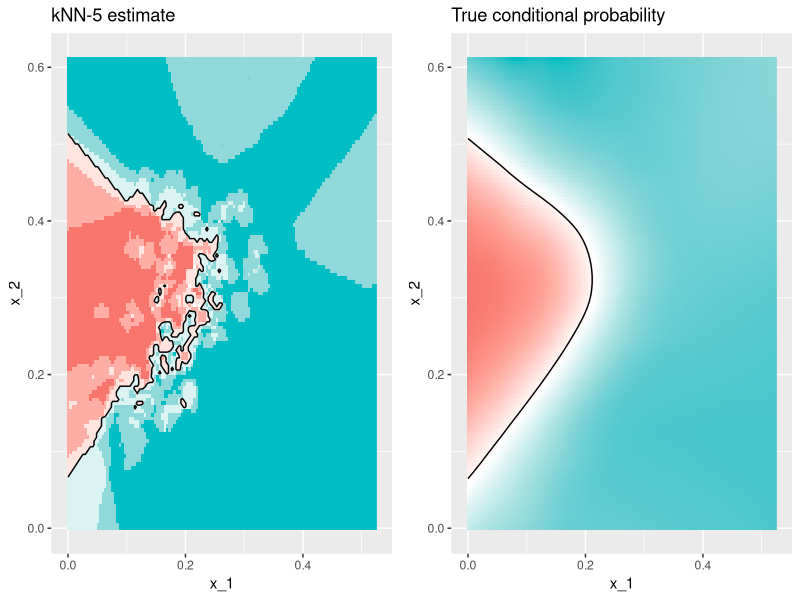
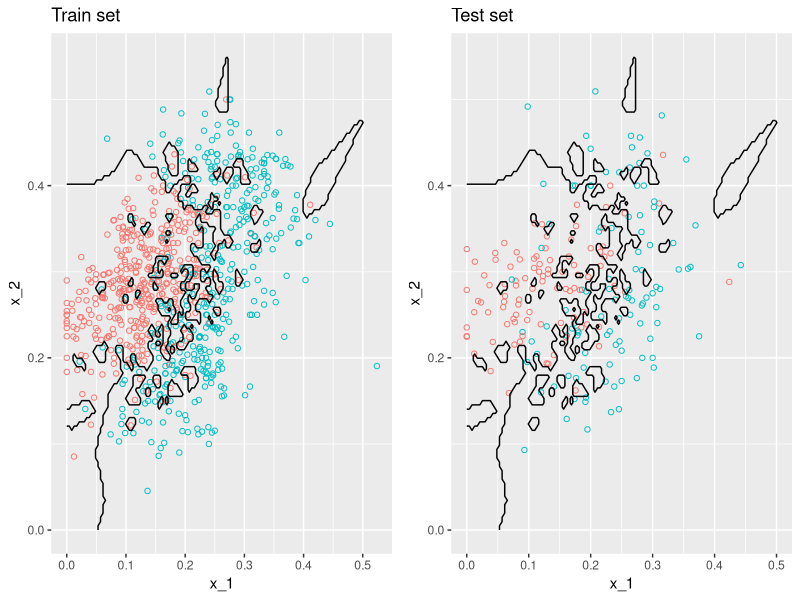
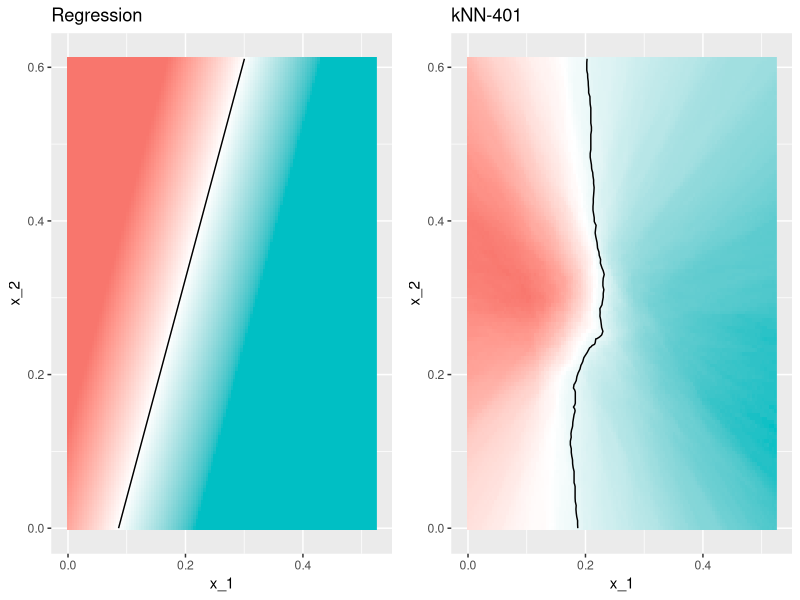
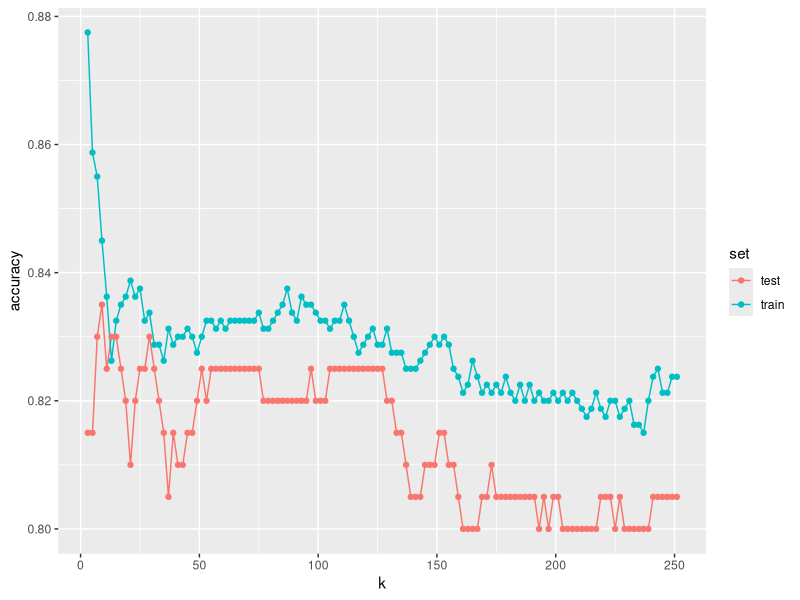

The R source for these figures, in order: (Note: this script raises an error after producing the figures.)
## ---- chunk 1
library(dslabs)
library(caret)
knn_fit <- knn3(y ~ ., data = mnist_27$train, k = 5)
## ---- chunk 2
y_hat_knn <- predict(knn_fit, mnist_27$test, type = "class")
## ---- chunk 3
mean(y_hat_knn == mnist_27$test$y)
## ---- chunk 4
# We use this function to plot the estimated conditional probabilities
plot_cond_prob <- function(p_hat = NULL){
  tmp <- mnist_27$true_p
  if (!is.null(p_hat)) {
    tmp <- mutate(tmp, p = p_hat)
  }
  tmp |> ggplot(aes(x_1, x_2, z = p)) +
  geom_raster(aes(fill = p), show.legend = FALSE) +
  scale_fill_gradientn(colors = c("#F8766D", "white", "#00BFC4")) +
  stat_contour(breaks = c(0.5), color = "black")
}
## ---- chunk 5
library(tidyverse)
p1 <- plot_cond_prob() + ggtitle("True conditional probability")

p2 <- plot_cond_prob(predict(knn_fit, mnist_27$true_p)[,2]) +
  ggtitle("kNN-5 estimate")
library(gridExtra)

grid.arrange(p2, p1, nrow = 1)
## ---- chunk 6
y_hat_knn <- predict(knn_fit, mnist_27$train, type = "class")
mean(y_hat_knn == mnist_27$train$y)

y_hat_knn <- predict(knn_fit, mnist_27$test, type = "class")
mean(y_hat_knn == mnist_27$test$y)
## ---- chunk 7
knn_fit_1 <- knn3(y ~ ., data = mnist_27$train, k = 1)
y_hat_knn_1 <- predict(knn_fit_1, mnist_27$train, type = "class")
mean(y_hat_knn_1 == mnist_27$train$y)
## ---- chunk 8
y_hat_knn_1 <- predict(knn_fit_1, mnist_27$test, type = "class")
mean(y_hat_knn_1 == mnist_27$test$y)
## ---- chunk 9
tmp <- mnist_27$true_p
tmp$knn <- predict(knn_fit_1, newdata = mnist_27$true_p)[,2]
p1 <- tmp |>
  ggplot() +
  geom_point(data = mnist_27$train, aes(x_1, x_2, color = y),
             pch = 21, show.legend = FALSE) +
  scale_fill_gradientn(colors = c("#F8766D","white","#00BFC4")) +
  stat_contour(aes(x_1, x_2, z = knn), breaks = c(0.5), color = "black") +
  ggtitle("Train set")

p2 <- tmp |>
  ggplot() +
  geom_point(data = mnist_27$test, aes(x_1, x_2, color = y), 
             pch = 21, show.legend = FALSE) +
  scale_fill_gradientn(colors = c("#F8766D","white","#00BFC4")) +
  stat_contour(aes(x_1, x_2, z = knn), breaks = c(0.5), color = "black") +
  ggtitle("Test set")

grid.arrange(p1, p2, nrow = 1)
## ---- chunk 10
knn_fit_401 <- knn3(y ~ ., data = mnist_27$train, k = 401)
y_hat_knn_401 <- predict(knn_fit_401, mnist_27$test, type = "class")
mean(y_hat_knn_401 == mnist_27$test$y)
## ---- chunk 11
fit_lm <- lm(y ~ ., data = mutate(mnist_27$train, y=y == "7"))
p_hat <- predict(fit_lm, newdata = mnist_27$true_p)
p_hat <- scales::squish(p_hat, c(0, 1))
p1 <- plot_cond_prob(p_hat) +
  ggtitle("Regression")

p2 <- plot_cond_prob(predict(knn_fit_401, mnist_27$true_p)[,2]) +
  ggtitle("kNN-401")
  
grid.arrange(p1, p2, nrow = 1)
## ---- chunk 12
ks <- seq(3, 251, 2)
accuracy <- sapply(ks, function(k){
  fit <- knn3(y ~ ., data = mnist_27$train, k = k)
  
  y_hat <- predict(fit, mnist_27$train, type = "class")
  cm_train <- confusionMatrix(y_hat, mnist_27$train$y)
  train_error <- cm_train$overall[["Accuracy"]]
  
  y_hat <- predict(fit, mnist_27$test, type = "class")
  cm_test <- confusionMatrix(y_hat, mnist_27$test$y)
  test_error <- cm_test$overall[["Accuracy"]]
  
  c(train = train_error, test = test_error)
})
## ---- chunk 13
data.frame(k = ks, train = accuracy["train",], test = accuracy["test",]) |>
  pivot_longer(-k, values_to = "accuracy", names_to = "set") |>
  mutate(set = factor(set, levels = c("test", "train"))) |>
  ggplot(aes(k, accuracy, color = set)) + 
  geom_line() +
  geom_point() 
## ---- chunk 14
if (knitr::is_html_output()) {
  knitr::opts_chunk$set(out.width = "500px",
                        out.extra = 'style="display: block; margin-left: auto; margin-right: auto; background-color: #000; padding:3px;"')
} else{
  knitr::opts_chunk$set(out.width = "35%")
}
## ---- chunk 15
knitr::include_graphics("img/cv-1.png")
## ---- chunk 16
knitr::include_graphics("img/cv-3.png")
## ---- chunk 17
knitr::include_graphics("img/cv-4.png")
## ---- chunk 18
knitr::include_graphics("img/cv-5.png")
## ---- chunk 19
knitr::include_graphics("img/cv-6.png")
## ---- chunk 20
knitr::include_graphics("img/cv-7.png")
## ---- chunk 21
knitr::include_graphics("img/cv-8.png")
## ---- chunk 22
knitr::opts_chunk$set(out.width = "70%", out.extra = NULL)
## ---- chunk 23
set.seed(2023-11-30)
boot <- train(y ~ ., method = "knn", tuneGrid = data.frame(k=ks), 
              data = mnist_27$train, 
              trControl = trainControl(number = 100))
cv <- train(y ~ ., method = "knn", 
            tuneGrid = data.frame(k = ks), 
            data = mnist_27$train,
            trControl = trainControl(method = "cv", 
                                     number = 10, p = .9))

data.frame(k = ks, naive = accuracy["test",], 
           cv = cv$results[,2],
           boot = boot$results[,2]) |>
  pivot_longer(-k, values_to = "Accuracy", names_to = "set") |>
  mutate(set = factor(set, levels = c("naive", "cv", "boot"),
                      labels = c("Simple", "10-fold", "Bootstrap"))) |>
  ggplot(aes(k, Accuracy, color = set)) + 
  geom_line() 
